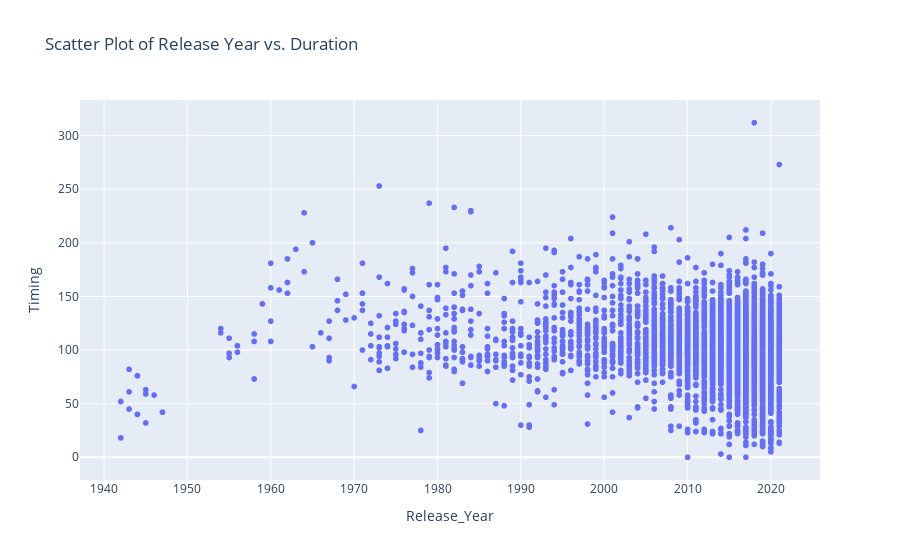

Notebook code cell kept with this figure:
### Code cell
px.scatter(Mov, x='Release_Year', y='Timing', title='Scatter Plot of Release Year vs. Duration')

### Figure 1 — Plotly figure (JSON) as saved in the notebook; plotly's stock layout.template omitted (floating-point values rounded to 4 significant figures; data arrays with more than 128 entries replaced by an {"elided": "..."} marker saying what was removed)
{"data": [{"hovertemplate": "Release_Year=%{x}<br>Timing=%{y}<extra></extra>", "legendgroup": "", "marker": {"color": "#636efa", "symbol": "circle"}, "mode": "markers", "name": "", "showlegend": false, "type": "scattergl", "x": {"elided": "6131 int values"}, "xaxis": "x", "y": {"elided": "6131 int values"}, "yaxis": "y"}], "layout": {"legend": {"tracegroupgap": 0}, "title": {"text": "Scatter Plot of Release Year vs. Duration"}, "xaxis": {"anchor": "y", "domain": [0, 1], "title": {"text": "Release_Year"}}, "yaxis": {"anchor": "x", "domain": [0, 1], "title": {"text": "Timing"}}}}
